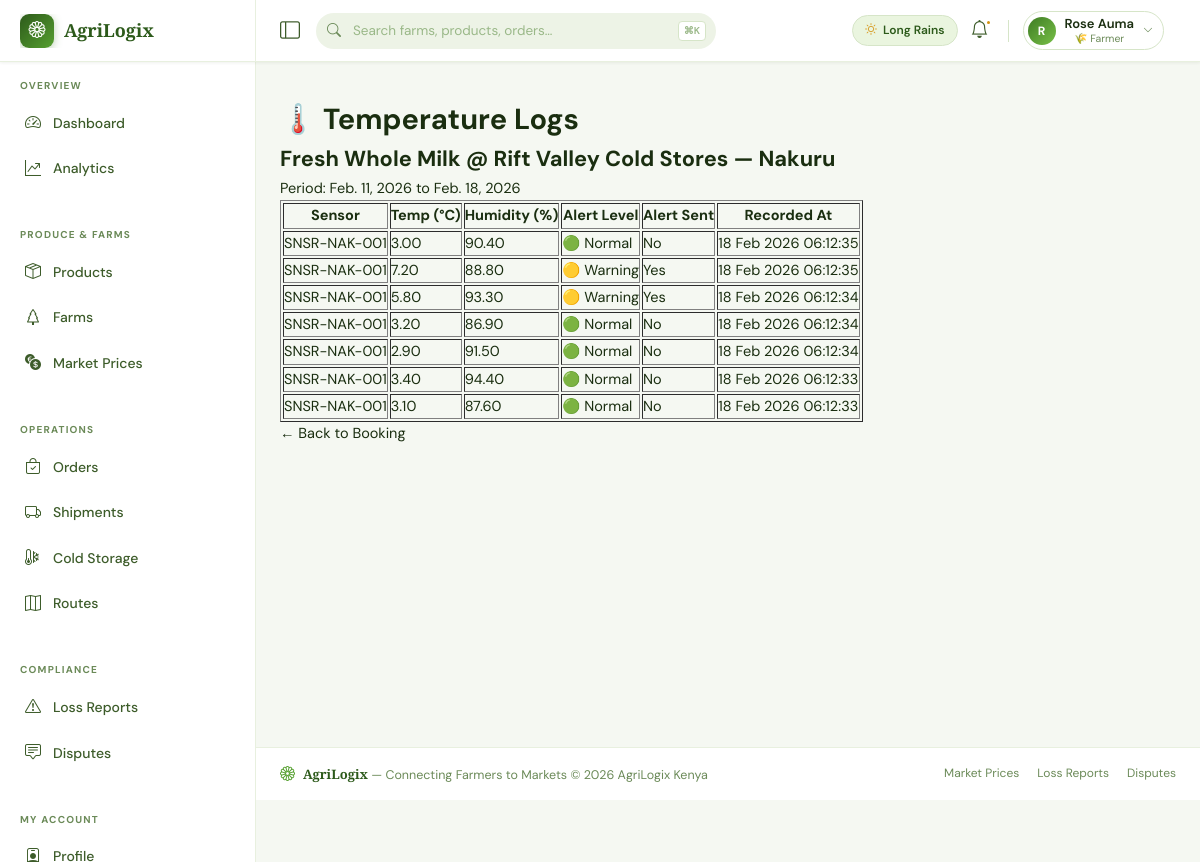
Screenshot of /cold-storage/bookings/2/temperatures/ (signed in) with the database file from the repository.
### web_app/models.py (models this page shows, shortened)
class User(AbstractUser):
    ROLE_CHOICES = [
        ('farmer', '🌾 Farmer'),
        ('buyer', '🏪 Buyer / Market'),
        ('driver', '🚛 Logistics Driver'),
        ('cold_storage', '❄️ Cold Storage Operator'),
        ('admin', '⚙️ Platform Admin'),
    ]
    role = models.CharField(max_length=20, choices=ROLE_CHOICES, default='buyer')
    phone = models.CharField(max_length=20, unique=True, null=True, blank=True)
    profile_photo = models.ImageField(upload_to='profiles/', null=True, blank=True)
    location = models.CharField(max_length=255, blank=True)
    latitude = models.DecimalField(max_digits=9, decimal_places=6, null=True, blank=True)
    longitude = models.DecimalField(max_digits=9, decimal_places=6, null=True, blank=True)
    is_verified = models.BooleanField(default=False)
    rating = models.DecimalField(max_digits=3, decimal_places=2, default=0.00)
    total_transactions = models.PositiveIntegerField(default=0)
    created_at = models.DateTimeField(auto_now_add=True)
    updated_at = models.DateTimeField(auto_now=True)
    class Meta:
        verbose_name = "User"
        verbose_name_plural = "Users"

class ColdStorageBooking(models.Model):
    STATUS = [
        ('pending', 'Pending'),
        ('confirmed', 'Confirmed'),
        ('active', 'Active'),
        ('completed', 'Completed'),
        ('cancelled', 'Cancelled'),
    ]
    facility = models.ForeignKey(ColdStorageFacility, on_delete=models.CASCADE, related_name='bookings')
    order = models.ForeignKey(Order, on_delete=models.SET_NULL, null=True, blank=True,
                               related_name='cold_storage_bookings')
    booked_by = models.ForeignKey(User, on_delete=models.CASCADE, related_name='cold_storage_bookings')
    product_description = models.CharField(max_length=200)
    quantity_tonnes = models.DecimalField(max_digits=8, decimal_places=3)
    required_temp_min = models.IntegerField()
    required_temp_max = models.IntegerField()
    start_date = models.DateField()
    end_date = models.DateField()
    total_cost = models.DecimalField(max_digits=10, decimal_places=2, default=0)
    status = models.CharField(max_length=20, choices=STATUS, default='pending')
    notes = models.TextField(blank=True)
    created_at = models.DateTimeField(auto_now_add=True)
    class Meta:
        verbose_name = "Cold Storage Booking"
        verbose_name_plural = "Cold Storage Bookings"

class ColdStorageFacility(models.Model):
    STATUS_CHOICES = [
        ('operational', '✅ Operational'),
        ('full', '🔴 Full Capacity'),
        ('maintenance', '🔧 Under Maintenance'),
        ('offline', '⚫ Offline'),
    ]
    operator = models.ForeignKey(User, on_delete=models.CASCADE, related_name='facilities',
                                  limit_choices_to={'role': 'cold_storage'})
    name = models.CharField(max_length=200)
    location_name = models.CharField(max_length=200)
    latitude = models.DecimalField(max_digits=9, decimal_places=6)
    longitude = models.DecimalField(max_digits=9, decimal_places=6)
    total_capacity_tonnes = models.DecimalField(max_digits=10, decimal_places=2)
    available_capacity_tonnes = models.DecimalField(max_digits=10, decimal_places=2)
    min_temperature_celsius = models.IntegerField(default=2)
    max_temperature_celsius = models.IntegerField(default=8)
    cost_per_tonne_per_day = models.DecimalField(max_digits=8, decimal_places=2)
    has_backup_generator = models.BooleanField(default=False)
    certification = models.CharField(max_length=100, blank=True)
    status = models.CharField(max_length=20, choices=STATUS_CHOICES, default='operational')
    photo = models.ImageField(upload_to='cold_storage/', null=True, blank=True)
    is_active = models.BooleanField(default=True)
    created_at = models.DateTimeField(auto_now_add=True)
    class Meta:
        verbose_name = "Cold Storage Facility"
        verbose_name_plural = "Cold Storage Facilities"

class TemperatureLog(models.Model):
    ALERT_LEVELS = [
        ('normal', '🟢 Normal'),
        ('warning', '🟡 Warning'),
        ('critical', '🔴 Critical — Spoilage Risk'),
    ]
    booking = models.ForeignKey(ColdStorageBooking, on_delete=models.CASCADE,
                                 related_name='temperature_logs', null=True, blank=True)
    shipment = models.ForeignKey(Shipment, on_delete=models.CASCADE,
                                  related_name='temperature_logs', null=True, blank=True)
    sensor_id = models.CharField(max_length=50)
    temperature_celsius = models.DecimalField(max_digits=5, decimal_places=2)
    humidity_percent = models.DecimalField(max_digits=5, decimal_places=2, null=True, blank=True)
    alert_level = models.CharField(max_length=10, choices=ALERT_LEVELS, default='normal')
    is_alert_sent = models.BooleanField(default=False)
    recorded_at = models.DateTimeField(auto_now_add=True)
    class Meta:
        ordering = ['-recorded_at']
        verbose_name = "Temperature Log"
        verbose_name_plural = "Temperature Logs"

### web_app/views.py (the view)
# urls.py: path('cold-storage/bookings/<int:booking_pk>/temperatures/', views.temperature_log_view, name='temperature_logs'),
@login_required
def temperature_log_view(request, booking_pk):
    booking   = get_object_or_404(ColdStorageBooking, pk=booking_pk)
    temp_logs = TemperatureLog.objects.filter(booking=booking).order_by('-recorded_at')
    return render(request, 'cold_chain/temperature_logs.html', {
        'booking': booking,
        'temp_logs': temp_logs,
    })

### templates/cold_chain/temperature_logs.html (shortened to what this page needs)
{% extends 'base.html' %}
{% block content %}
<h1>🌡️ Temperature Logs</h1>
<h2>{{ booking.product_description }} @ {{ booking.facility.name }}</h2>
<p>Period: {{ booking.start_date }} to {{ booking.end_date }}</p>
<table border="1">
    <thead>
        <tr>
            <th>Sensor</th><th>Temp (°C)</th><th>Humidity (%)</th>
            <th>Alert Level</th><th>Alert Sent</th><th>Recorded At</th>
        </tr>
    </thead>
    <tbody>
        {% for log in temp_logs %}
        <tr>
            <td>{{ log.sensor_id }}</td>
            <td>{{ log.temperature_celsius }}</td>
            <td>{{ log.humidity_percent|default:"—" }}</td>
            <td>{{ log.get_alert_level_display }}</td>
            <td>{{ log.is_alert_sent|yesno:"Yes,No" }}</td>
            <td>{{ log.recorded_at|date:"d M Y H:i:s" }}</td>
        </tr>
        {% empty %}
        <tr><td colspan="6">No temperature logs found.</td></tr>
        {% endfor %}
    </tbody>
</table>
<a href="{% url 'cold_storage_booking_detail' booking.pk %}">← Back to Booking</a>
{% endblock %}

### templates/base.html (shortened to what this page needs)
<!DOCTYPE html>
<html lang="en">
<head>
    <link href="https://cdn.jsdelivr.net/npm/bootstrap-icons@1.11.3/font/bootstrap-icons.min.css" rel="stylesheet">
</head>
<body>
<nav id="topnav" role="banner">
    <div class="nav-brand-zone">
        <a href="{% url 'dashboard' %}" style="display:flex;align-items:center;gap:10px;overflow:hidden;">
            <div class="brand-logo"><i class="bi bi-flower1"></i></div>
            <span class="brand-text">AgriLogix</span>
        </a>
    </div>
    <div class="nav-controls">
        <button class="sidebar-toggle-btn" id="sidebarToggle" aria-label="Toggle sidebar" title="Toggle navigation">
            <i class="bi bi-layout-sidebar"></i>
        </button>
        <div class="nav-search" role="search">
            <input type="text" id="globalSearch" placeholder="Search farms, products, orders…" autocomplete="off" aria-label="Global search">
            <span class="search-kbd">⌘K</span>
        </div>
        <div class="nav-right">
            {% if user.is_authenticated %}
            <div class="season-chip">
                <i class="bi bi-sun" style="color:var(--amber-400);"></i> Long Rains
            </div>
            <a href="{% url 'notification_list' %}" class="nav-icon-btn" aria-label="Notifications">
                <i class="bi bi-bell"></i>
                {% if unread_count %}
                    <span class="notif-count">{{ unread_count }}</span>
                {% else %}
                    <span class="notif-pip"></span>
                {% endif %}
            </a>
            <div class="profile-dropdown">
                <button class="profile-btn" id="profileToggle" aria-haspopup="true" aria-expanded="false">
                    <div class="p-avatar">{{ user.get_full_name|default:user.username|first|upper }}</div>
                    <div class="p-info">
                        <span class="p-name">{{ user.get_full_name|default:user.username }}</span>
                        <span class="p-role">{{ user.get_role_display }}</span>
                    </div>
                    <i class="bi bi-chevron-down p-chevron"></i>
                </button>
            </div>
            {% else %}
            <div class="auth-links">
                <a href="{% url 'login' %}" class="btn-ghost">Sign In</a>
                <a href="{% url 'register' %}" class="btn-solid">Get Started</a>
            </div>
            {% endif %}
        </div>
    </div>
</nav>
<div id="layout">
    <aside id="sidebar" role="navigation" aria-label="Main navigation">
        <div class="sidebar-inner">
            <span class="sb-section-label">Overview</span>
            <a href="{% url 'dashboard' %}" class="sidebar-link"><i class="bi bi-speedometer2"></i> Dashboard</a>
            <a href="{% url 'analytics_dashboard' %}" class="sidebar-link"><i class="bi bi-graph-up-arrow"></i> Analytics</a>
            <span class="sb-section-label">Produce &amp; Farms</span>
            <a href="{% url 'product_list' %}" class="sidebar-link"><i class="bi bi-box-seam"></i> Products</a>
            <a href="{% url 'farm_list' %}" class="sidebar-link"><i class="bi bi-tree"></i> Farms</a>
            <a href="{% url 'market_prices' %}" class="sidebar-link"><i class="bi bi-currency-exchange"></i> Market Prices</a>
            <span class="sb-section-label">Operations</span>
            <a href="{% url 'order_list' %}" class="sidebar-link"><i class="bi bi-bag-check"></i> Orders</a>
            <a href="{% url 'shipment_list' %}" class="sidebar-link"><i class="bi bi-truck"></i> Shipments</a>
            <a href="{% url 'cold_storage_list' %}" class="sidebar-link"><i class="bi bi-thermometer-snow"></i> Cold Storage</a>
            <a href="{% url 'route_list' %}" class="sidebar-link"><i class="bi bi-map"></i> Routes</a>
            <span class="sb-section-label">Compliance</span>
            <a href="{% url 'loss_report_list' %}" class="sidebar-link"><i class="bi bi-exclamation-triangle"></i> Loss Reports</a>
            <a href="{% url 'dispute_list' %}" class="sidebar-link"><i class="bi bi-chat-square-text"></i> Disputes</a>
            {% if user.is_authenticated %}
            <span class="sb-section-label">My Account</span>
            <a href="{% url 'profile' %}" class="sidebar-link"><i class="bi bi-person-badge"></i> Profile</a>
            {% endif %}
        </div>
    </aside>
    <div id="page-content">
        <div id="breadcrumb-wrap">{% block breadcrumb %}{% endblock %}</div>
        <main id="main-content">
            {% block content %}{% endblock %}
        </main>
        <footer id="footer">
            <div class="footer-brand">
                <i class="bi bi-flower1" style="color:var(--green-400);font-size:15px;"></i>
                <span><strong>AgriLogix</strong> — Connecting Farmers to Markets &copy; {% now "Y" %} AgriLogix Kenya</span>
            </div>
            <nav class="footer-links" aria-label="Footer links">
                <a href="{% url 'market_prices' %}">Market Prices</a>
                <a href="{% url 'loss_report_list' %}">Loss Reports</a>
                <a href="{% url 'dispute_list' %}">Disputes</a>
            </nav>
        </footer>
    </div>
</div>
</body>
</html>

### rows the page displays
User: get_full_name|first "R", get_full_name "Rose Auma", role "🌾 Farmer"
ColdStorageBooking: product_description "Fresh Whole Milk", facility.name "Rift Valley Cold Stores — Nakuru", start_date "Feb. 11, 2026", end_date "Feb. 18, 2026"
TemperatureLog: sensor_id "SNSR-NAK-001", temperature_celsius "3.00", humidity_percent "90.40", alert_level "🟢 Normal", is_alert_sent "No", recorded_at "18 Feb 2026 06:12:35"
TemperatureLog: sensor_id "SNSR-NAK-001", temperature_celsius "7.20", humidity_percent "88.80", alert_level "🟡 Warning", is_alert_sent "Yes", recorded_at "18 Feb 2026 06:12:35"
TemperatureLog: sensor_id "SNSR-NAK-001", temperature_celsius "5.80", humidity_percent "93.30", alert_level "🟡 Warning", is_alert_sent "Yes", recorded_at "18 Feb 2026 06:12:34"
TemperatureLog: sensor_id "SNSR-NAK-001", temperature_celsius "3.20", humidity_percent "86.90", alert_level "🟢 Normal", is_alert_sent "No", recorded_at "18 Feb 2026 06:12:34"
TemperatureLog: sensor_id "SNSR-NAK-001", temperature_celsius "2.90", humidity_percent "91.50", alert_level "🟢 Normal", is_alert_sent "No", recorded_at "18 Feb 2026 06:12:34"
TemperatureLog: sensor_id "SNSR-NAK-001", temperature_celsius "3.40", humidity_percent "94.40", alert_level "🟢 Normal", is_alert_sent "No", recorded_at "18 Feb 2026 06:12:33"
TemperatureLog: sensor_id "SNSR-NAK-001", temperature_celsius "3.10", humidity_percent "87.60", alert_level "🟢 Normal", is_alert_sent "No", recorded_at "18 Feb 2026 06:12:33"
